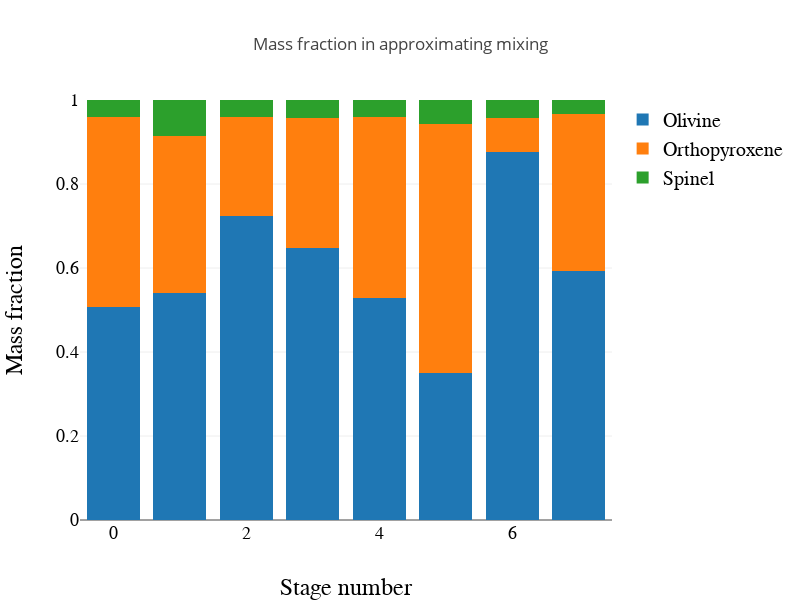

Write notebook code for a chart like this one.
### Code cell
Plotly([
    {
        y : funcTools.zipWith((x,y)=>1-x-y)
            (parametersEachStage.mixing_stoichiometry_orthopyroxene)
            (parametersEachStage.mixing_stoichiometry_spinel),
        name : "Olivine",
        type:"bar"
    },
    {
        y : parametersEachStage.mixing_stoichiometry_orthopyroxene,
        name : "Orthopyroxene",
        type : "bar"
    },
    {
        y : parametersEachStage.mixing_stoichiometry_spinel,
        name : "Spinel",
        type : "bar"
    }
],
spread(
    middiumSize,
    legend(),
    axis("x", "Stage number"),
    axis("y", "Mass fraction", [0,1]),
    {
        barmode: "stack",
        title : "Mass fraction in approximating mixing",
    }
)
)

### Figure 1 — Plotly figure (JSON) as saved in the notebook; plotly's stock layout.template omitted (floating-point values rounded to 4 significant figures)
{"data": [{"name": "Olivine", "type": "bar", "uid": "722df6", "y": [0.5083, 0.5395, 0.723, 0.6482, 0.5275, 0.3502, 0.8765, 0.5925]}, {"name": "Orthopyroxene", "type": "bar", "uid": "7f5bc6", "y": ["0.4500487909578216", "0.37370869571282667", "0.23634713507838007", "0.3092636368790094", "0.43113520529816385", "0.593198112903226", "0.08081859122907434", "0.37434962247781145"]}, {"name": "Spinel", "type": "bar", "uid": "3d4dd0", "y": ["0.04162039718272662", "0.08679285316557528", "0.04067565304424002", "0.042547197250882456", "0.04131583126784549", "0.056609768158897254", "0.042672024400627194", "0.033175030922451054"]}], "layout": {"barmode": "stack", "height": 600, "legend": {"font": {"color": "#000", "family": "sans-serif", "size": 20}, "traceorder": "normal"}, "title": "Mass fraction in approximating mixing", "width": 800, "xaxis": {"autorange": true, "range": [-0.5, 7.5], "tickfont": {"color": "#000", "family": "sans-serif", "size": 18}, "title": "Stage number", "titlefont": {"color": "#000", "family": "sans-serif", "size": 24}}, "yaxis": {"range": [0, 1], "tickfont": {"color": "#000", "family": "sans-serif", "size": 18}, "title": "Mass fraction", "titlefont": {"color": "#000", "family": "sans-serif", "size": 24}, "type": "linear"}}}
